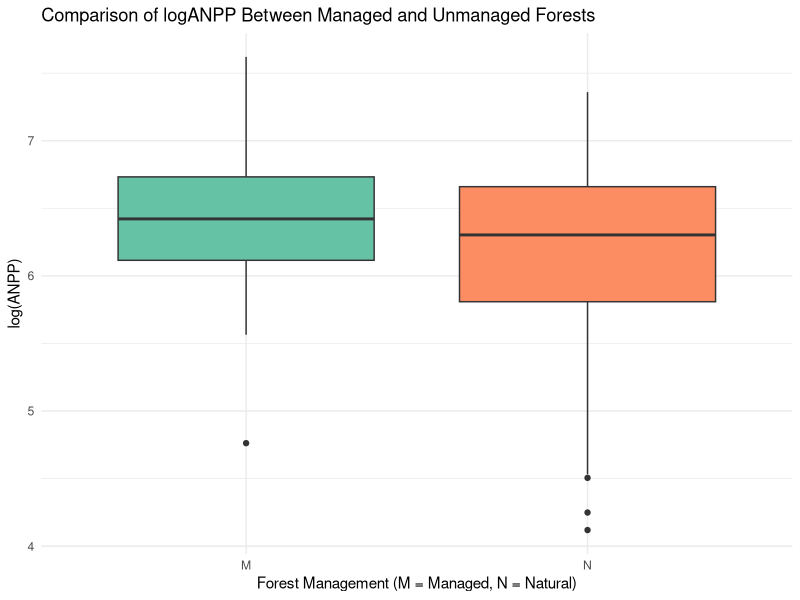
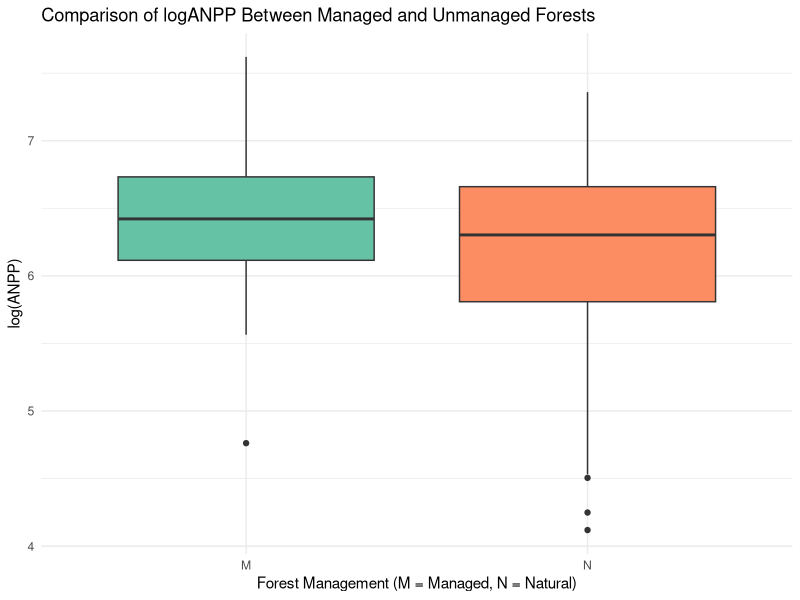
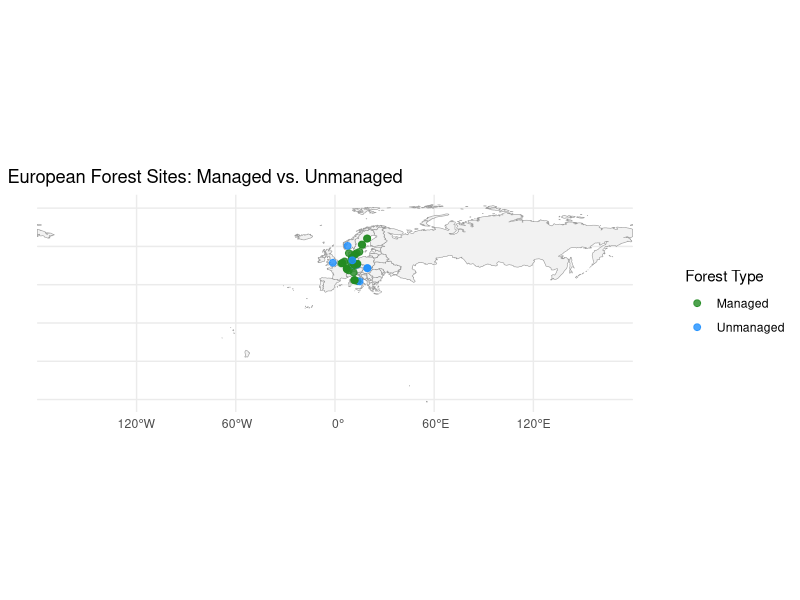
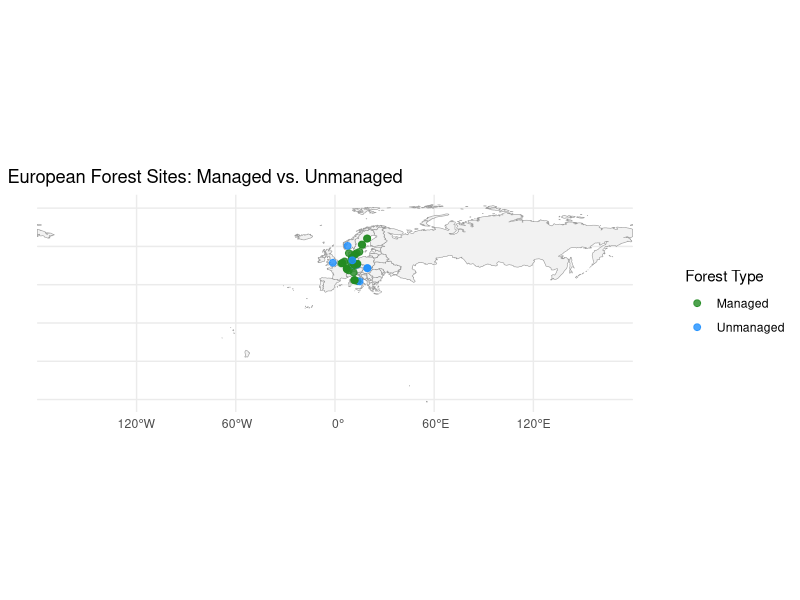
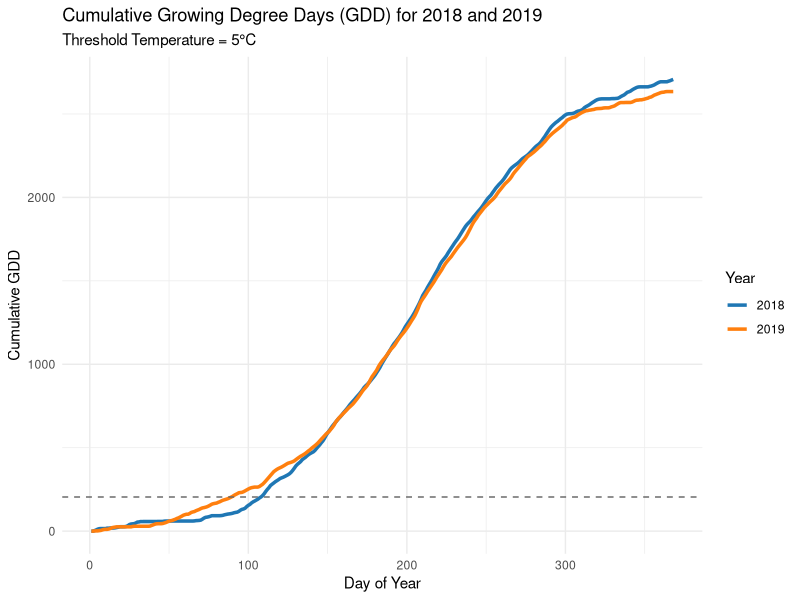
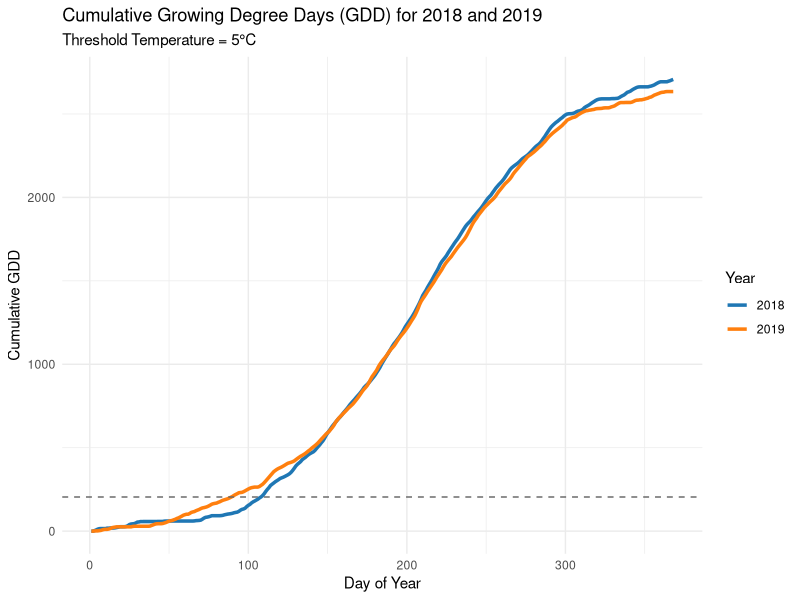

The R source for these figures, in order:
# Install and load required packages
install.packages("readxl")   # For reading Excel files
install.packages("sf")       # For working with spatial (map) data
install.packages("rnaturalearth")      # For downloading natural earth map data
install.packages("rnaturalearthdata")  # Required support data for rnaturalearth
install.packages("ggplot2")  # For creating visualizations
install.packages("dplyr")    # For data manipulation

# Load libraries
library(readxl)
library(dplyr)
library(tidyverse)
library(ggplot2)
library(sf)
library(rnaturalearth)
library(rnaturalearthdata)
library(tibble)
library(tidyr)

# Set working directory to your project folder
setwd("G:/دوره نرم افزار جنگل 2023/ProjectForest/Tree_Phenology_Project")

# -------------------- QUESTION 1 --------------------

# Read the "annual_production" sheet from Excel file
data <- read_excel("file_task.xlsx", sheet = "annual_production")

# View first rows of data
head(data)

# Filter rows for forest biome only (BIOME_TYPE == "F")
forest_data <- data %>% 
  filter(BIOME_TYPE == "F")

# Remove rows where ANPP is missing (NA)
forest_data <- forest_data %>%
  filter(!is.na(ANPP))

# Convert ANPP column from character to numeric
forest_data <- forest_data %>%
  mutate(ANPP = as.numeric(ANPP))

# Remove rows where ANPP conversion produced NA
forest_data <- forest_data %>%
  filter(!is.na(ANPP))

# Log-transform the ANPP values for normalization
forest_data <- forest_data %>%
  mutate(logANPP = log(ANPP))

# Perform Kruskal-Wallis test on logANPP by MANAGEMENT (M vs N)
kruskal_test <- kruskal.test(logANPP ~ MANAGEMENT, data = forest_data)
print(kruskal_test)

# Create and store a boxplot comparing logANPP between management types
x11()
p <- ggplot(forest_data, aes(x = MANAGEMENT, y = logANPP, fill = MANAGEMENT)) +
  geom_boxplot() +
  labs(
    title = "Comparison of logANPP Between Managed and Unmanaged Forests",
    x = "Forest Management (M = Managed, N = Natural)",
    y = "log(ANPP)"
  ) +
  theme_minimal() +
  scale_fill_manual(values = c("M" = "#66C2A5", "N" = "#FC8D62")) +
  theme(legend.position = "none")
print(p)

# Save the plot as high-resolution PNG
ggsave("logANPP_boxplot.png", plot = p, width = 8, height = 5, dpi = 300)

# Summary statistics of logANPP per management type
forest_data %>%
  group_by(MANAGEMENT) %>%
  summarise(
    count = n(),
    median_logANPP = median(logANPP),
    IQR_logANPP = IQR(logANPP),
    min = min(logANPP),
    max = max(logANPP)
  )

# Export cleaned dataset to CSV
write.csv(forest_data, "logANPP_data.csv", row.names = FALSE)

# -------------------- QUESTION 2 --------------------

# Load world map and filter to Europe
world <- ne_countries(scale = "medium", returnclass = "sf")
europe <- world %>% filter(region_un == "Europe")

# Filter forest sites located in European lat/lon ranges
europe_data <- forest_data %>%
  filter(LATITUDE >= 35, LATITUDE <= 70,
         LONGITUDE >= -25, LONGITUDE <= 40)

# Convert site coordinates into sf spatial object
europe_sites_sf <- st_as_sf(europe_data, coords = c("LONGITUDE", "LATITUDE"), crs = 4326)

# Plot European map with site points colored by management
x11()
ggplot() +
  geom_sf(data = europe, fill = "gray95", color = "gray60") +
  geom_sf(data = europe_sites_sf, aes(color = MANAGEMENT), size = 2, alpha = 0.8) +
  scale_color_manual(values = c("M" = "forestgreen", "N" = "dodgerblue"),
                     labels = c("Managed", "Unmanaged")) +
  labs(
    title = "European Forest Sites: Managed vs. Unmanaged",
    color = "Forest Type"
  ) +
  theme_minimal()

# Save the European map to PNG
ggsave("europe_forest_sites_map.png", width = 10, height = 6, dpi = 300)

# -------------------- QUESTION 3 --------------------

# Load daily temperature data from BUDBURST sheet
budburst_data <- read_excel("file_task.xlsx", sheet = "budburst")

# Set threshold temperature for GDD calculation
T_threshold <- 5

# ----------- GDD Calculation for 2018 ------------

# Extract 2018 temperature row
temp_2018 <- as.numeric(budburst_data[1, ])
names(temp_2018) <- names(budburst_data)

# Extract DOY numbers and filter until April 16 (DOY 106)
day_numbers <- as.numeric(sub("DOY", "", names(temp_2018)))
valid_days_2018 <- which(day_numbers <= 106)
temps_until_budburst <- temp_2018[valid_days_2018]

# Calculate daily heat (only if temp > threshold)
daily_heat_2018 <- pmax(temps_until_budburst - T_threshold, 0)

# Calculate GDD until budburst in 2018
GDD_2018 <- sum(daily_heat_2018)
print(GDD_2018)

# ----------- GDD Estimation for 2019 ------------

# Extract 2019 temperature row
temp_2019 <- as.numeric(budburst_data[2, ])

# Remove unrealistic values > 50°C
temp_2019[temp_2019 > 50] <- NA

# Replace NA with 0 to continue safely
temp_2019[is.na(temp_2019)] <- 0

# Compute daily heat and cumulative GDD for 2019
daily_heat_2019 <- pmax(temp_2019 - T_threshold, 0)
cumulative_GDD_2019 <- cumsum(daily_heat_2019)

# Identify first DOY in 2019 when cumulative GDD ≥ GDD_2018
budburst_day_2019 <- which(cumulative_GDD_2019 >= GDD_2018)[1]

# Convert DOY to calendar date
budburst_date_2019 <- as.Date(budburst_day_2019 - 1, origin = "2019-01-01")
print(budburst_date_2019)

# ----------- GDD Line Plot (2018 vs 2019) ------------

# Determine number of days in the dataset
num_days <- ncol(budburst_data)

# Recompute GDD series for both years (with NA cleaning)
temp_2018 <- as.numeric(budburst_data[1, 1:num_days])
temp_2018[temp_2018 > 50] <- NA
temp_2018[is.na(temp_2018)] <- 0
daily_heat_2018 <- pmax(temp_2018 - T_threshold, 0)
cumulative_GDD_2018 <- cumsum(daily_heat_2018)

# Create tidy tibble for plotting
gdd_data <- tibble(
  DayOfYear = 1:num_days,
  GDD_2018 = cumulative_GDD_2018,
  GDD_2019 = cumulative_GDD_2019[1:num_days]
)

# Pivot data for ggplot
gdd_long <- gdd_data %>%
  pivot_longer(cols = c(GDD_2018, GDD_2019),
               names_to = "Year",
               values_to = "GDD")

# Plot cumulative GDD for both years
x11()
ggplot(gdd_long, aes(x = DayOfYear, y = GDD, color = Year)) +
  geom_line(size = 1.2) +
  geom_hline(yintercept = GDD_2018, linetype = "dashed", color = "gray40") +
  labs(
    title = "Cumulative Growing Degree Days (GDD) for 2018 and 2019",
    subtitle = "Threshold Temperature = 5°C",
    x = "Day of Year",
    y = "Cumulative GDD",
    color = "Year"
  ) +
  scale_color_manual(values = c("GDD_2018" = "#1f77b4", "GDD_2019" = "#ff7f0e"),
                     labels = c("2018", "2019")) +
  theme_minimal()

# Save GDD plot to PNG
ggsave("GDD_Cumulative_2018_2019.png", width = 9, height = 6, dpi = 300)
